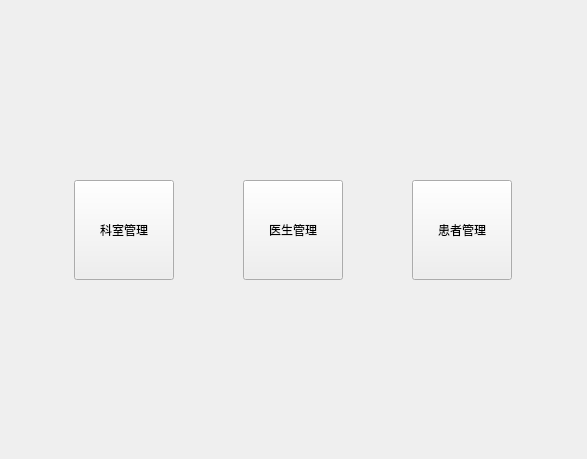
<?xml version="1.0" encoding="UTF-8"?>
<ui version="4.0">
 <class>WelcomeView</class>
 <widget class="QWidget" name="WelcomeView">
  <property name="geometry">
   <rect>
    <x>0</x>
    <y>0</y>
    <width>587</width>
    <height>459</height>
   </rect>
  </property>
  <property name="windowTitle">
   <string>欢迎</string>
  </property>
  <layout class="QVBoxLayout" name="verticalLayout">
   <item>
    <spacer name="verticalSpacer">
     <property name="orientation">
      <enum>Qt::Vertical</enum>
     </property>
     <property name="sizeHint" stdset="0">
      <size>
       <width>20</width>
       <height>158</height>
      </size>
     </property>
    </spacer>
   </item>
   <item>
    <layout class="QHBoxLayout" name="horizontalLayout">
     <item>
      <widget class="QPushButton" name="btDepartment">
       <property name="enabled">
        <bool>true</bool>
       </property>
       <property name="minimumSize">
        <size>
         <width>100</width>
         <height>100</height>
        </size>
       </property>
       <property name="maximumSize">
        <size>
         <width>100</width>
         <height>100</height>
        </size>
       </property>
       <property name="text">
        <string>科室管理</string>
       </property>
      </widget>
     </item>
     <item>
      <widget class="QPushButton" name="btDoctor">
       <property name="minimumSize">
        <size>
         <width>100</width>
         <height>100</height>
        </size>
       </property>
       <property name="maximumSize">
        <size>
         <width>100</width>
         <height>100</height>
        </size>
       </property>
       <property name="text">
        <string>医生管理</string>
       </property>
      </widget>
     </item>
     <item>
      <widget class="QPushButton" name="btPatient">
       <property name="minimumSize">
        <size>
         <width>100</width>
         <height>100</height>
        </size>
       </property>
       <property name="maximumSize">
        <size>
         <width>100</width>
         <height>100</height>
        </size>
       </property>
       <property name="text">
        <string>患者管理</string>
       </property>
      </widget>
     </item>
    </layout>
   </item>
   <item>
    <spacer name="verticalSpacer_2">
     <property name="orientation">
      <enum>Qt::Vertical</enum>
     </property>
     <property name="sizeHint" stdset="0">
      <size>
       <width>20</width>
       <height>157</height>
      </size>
     </property>
    </spacer>
   </item>
  </layout>
 </widget>
 <resources/>
 <connections/>
</ui>
